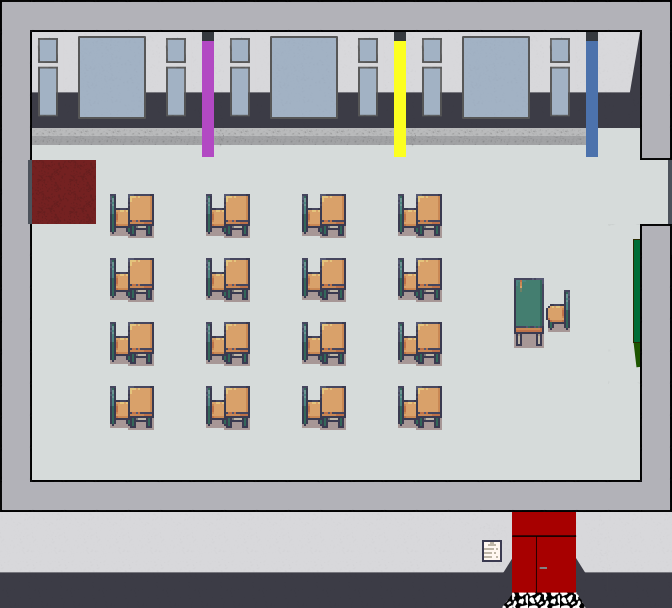

This game map was drawn from its Tiled (.tmx) file and the tilesets committed beside it. A one-line description and the trimmed map source follow:
An orthogonal 21x19 tile map with 32x32 px tiles, 10 tile layers (wall, exit, start, Boden, ...), 5 tilesets.

<map version="1.4" tiledversion="1.4.3" orientation="orthogonal" renderorder="right-down" width="21" height="19" tilewidth="32" tileheight="32" infinite="0" nextlayerid="14" nextobjectid="1">
 <editorsettings>
  <export target="Klassenzimmer.json" format="json" />
 </editorsettings>
 <tileset firstgid="1" name="Boden_Klassenzimmer" tilewidth="32" tileheight="32" tilecount="1" columns="1">
  <image source="Boden_Klassenzimmer.png" width="32" height="32" />
 </tileset>
 <tileset firstgid="2" name="5_Classroom_and_library_32x32" tilewidth="32" tileheight="32" tilecount="544" columns="16">
  <image source="Tilesets/5_Classroom_and_library_32x32.png" width="512" height="1088" />
  <tile id="24">
   <properties>
    <property name="collides" type="bool" value="true" />
   </properties>
  </tile>
  <tile id="27">
   <properties>
    <property name="collides" type="bool" value="true" />
   </properties>
  </tile>
  <tile id="50">
   <properties>
    <property name="collides" type="bool" value="true" />
   </properties>
  </tile>
  <tile id="52">
   <properties>
    <property name="collides" type="bool" value="true" />
   </properties>
  </tile>
  <tile id="53">
   <properties>
    <property name="collides" type="bool" value="true" />
   </properties>
  </tile>
  <tile id="83">
   <properties>
    <property name="collides" type="bool" value="true" />
   </properties>
  </tile>
  <tile id="84">
   <properties>
    <property name="collides" type="bool" value="true" />
   </properties>
  </tile>
  <tile id="86">
   <properties>
    <property name="collides" type="bool" value="true" />
   </properties>
  </tile>
 </tileset>
 <tileset firstgid="546" name="wand" tilewidth="32" tileheight="32" tilecount="184" columns="8">
  <image source="Tilesets/wand.png" width="256" height="736" />
  <tile id="0">
   <properties>
    <property name="collides" type="bool" value="false" />
   </properties>
  </tile>
  <tile id="1">
   <properties>
    <property name="collides" type="bool" value="false" />
   </properties>
  </tile>
  <tile id="2">
   <properties>
    <property name="collides" type="bool" value="false" />
   </properties>
  </tile>
  <tile id="3">
   <properties>
    <property name="collides" type="bool" value="false" />
   </properties>
  </tile>
  <tile id="4">
   <properties>
    <property name="collides" type="bool" value="false" />
   </properties>
  </tile>
  <tile id="5">
   <properties>
    <property name="collides" type="bool" value="false" />
   </properties>
  </tile>
  <tile id="6">
   <properties>
    <property name="collides" type="bool" value="false" />
   </properties>
  </tile>
  <tile id="7">
   <properties>
    <property name="collides" type="bool" value="false" />
   </properties>
  </tile>
  <tile id="8">
   <properties>
    <property name="collides" type="bool" value="false" />
   </properties>
  </tile>
  <tile id="9">
   <properties>
    <property name="collides" type="bool" value="false" />
   </properties>
  </tile>
  <tile id="10">
   <properties>
    <property name="collides" type="bool" value="false" />
   </properties>
  </tile>
  <tile id="11">
   <properties>
    <property name="collides" type="bool" value="false" />
   </properties>
  </tile>
  <tile id="12">
   <properties>
    <property name="collides" type="bool" value="false" />
   </properties>
  </tile>
  <tile id="13">
   <properties>
    <property name="collides" type="bool" value="false" />
   </properties>
  </tile>
  <tile id="14">
   <properties>
    <property name="collides" type="bool" value="false" />
   </properties>
  </tile>
  <tile id="15">
   <properties>
    <property name="collides" type="bool" value="false" />
   </properties>
  </tile>
  <tile id="16">
   <properties>
    <property name="collides" type="bool" value="true" />
   </properties>
  </tile>
  <tile id="17">
   <properties>
    <property name="collides" type="bool" value="true" />
   </properties>
  </tile>
  <tile id="18">
   <properties>
    <property name="collides" type="bool" value="true" />
   </properties>
  </tile>
  <tile id="19">
   <properties>
    <property name="collides" type="bool" value="true" />
   </properties>
  </tile>
  <tile id="20">
   <properties>
    <property name="collides" type="bool" value="true" />
   </properties>
  </tile>
  <tile id="21">
   <properties>
    <property name="collides" type="bool" value="true" />
   </properties>
  </tile>
  <tile id="22">
   <properties>
    <property name="collides" type="bool" value="true" />
   </properties>
  </tile>
  <tile id="23">
   <properties>
    <property name="collides" type="bool" value="true" />
   </properties>
  </tile>
  <tile id="40">
   <properties>
    <property name="collides" type="bool" value="true" />
   </properties>
  </tile>
  <tile id="43">
   <properties>
    <property name="collides" type="bool" value="true" />
   </properties>
  </tile>
  <tile id="53">
   <properties>
    <property name="collides" type="bool" value="true" />
   </properties>
  </tile>
  <tile id="54">
   <properties>
    <property name="collides" type="bool" value="true" />
   </properties>
  </tile>
  <tile id="55">
   <properties>
    <property name="collides" type="bool" value="true" />
   </properties>
  </tile>
  <tile id="61">
   <properties>
    <property name="collides" type="bool" value="true" />
   </properties>
  </tile>
  <tile id="62">
   <properties>
    <property name="collides" type="bool" value="true" />
   </properties>
  </tile>
  <tile id="63">
   <properties>
    <property name="collides" type="bool" value="true" />
   </properties>
  </tile>
  <tile id="69">
   <properties>
    <property name="collides" type="bool" value="true" />
   </properties>
  </tile>
  <tile id="70">
   <properties>
    <property name="collides" type="bool" value="true" />
   </properties>
  </tile>
  <tile id="71">
   <properties>
    <property name="collides" type="bool" value="true" />
   </properties>
  </tile>
  <tile id="72">
   <properties>
    <property name="collides" type="bool" value="true" />
   </properties>
  </tile>
  <tile id="73">
   <properties>
    <property name="collides" type="bool" value="true" />
   </properties>
  </tile>
  <tile id="74">
   <properties>
    <property name="collides" type="bool" value="true" />
   </properties>
  </tile>
  <tile id="75">
   <properties>
    <property name="collides" type="bool" value="true" />
   </properties>
  </tile>
  <tile id="76">
   <properties>
    <property name="collides" type="bool" value="true" />
   </properties>
  </tile>
  <tile id="77">
   <properties>
    <property name="collides" type="bool" value="true" />
   </properties>
  </tile>
  <tile id="78">
   <properties>
    <property name="collides" type="bool" value="true" />
   </properties>
  </tile>
  <tile id="79">
   <properties>
    <property name="collides" type="bool" value="true" />
   </properties>
  </tile>
  <tile id="80">
   <properties>
    <property name="collides" type="bool" value="true" />
   </properties>
  </tile>
  <tile id="81">
   <properties>
    <property name="collides" type="bool" value="true" />
   </properties>
  </tile>
  <tile id="82">
   <properties>
    <property name="collides" type="bool" value="true" />
   </properties>
  </tile>
  <tile id="83">
   <properties>
    <property name="collides" type="bool" value="true" />
   </properties>
  </tile>
  <tile id="84">
   <properties>
    <property name="collides" type="bool" value="true" />
   </properties>
  </tile>
  <tile id="85">
   <properties>
    <property name="collides" type="bool" value="true" />
   </properties>
  </tile>
  <tile id="86">
   <properties>
    <property name="collides" type="bool" value="true" />
   </properties>
  </tile>
  <tile id="87">
   <properties>
    <property name="collides" type="bool" value="true" />
   </properties>
  </tile>
  <tile id="88">
   <properties>
    <property name="collides" type="bool" value="true" />
   </properties>
  </tile>
  <tile id="89">
   <properties>
    <property name="collides" type="bool" value="true" />
   </properties>
  </tile>
  <tile id="90">
   <properties>
    <property name="collides" type="bool" value="true" />
   </properties>
  </tile>
  <tile id="91">
   <properties>
    <property name="collides" type="bool" value="true" />
   </properties>
  </tile>
  <tile id="92">
   <properties>
    <property name="collides" type="bool" value="true" />
   </properties>
  </tile>
  <tile id="93">
   <properties>
    <property name="collides" type="bool" value="true" />
   </properties>
  </tile>
  <tile id="94">
   <properties>
    <property name="collides" type="bool" value="true" />
   </properties>
  </tile>
  <tile id="95">
   <properties>
    <property name="collides" type="bool" value="true" />
   </properties>
  </tile>
  <tile id="96">
   <properties>
    <property name="collides" type="bool" value="true" />
   </properties>
  </tile>
  <tile id="97">
   <properties>
    <property name="collides" type="bool" value="true" />
   </properties>
  </tile>
  <tile id="98">
   <properties>
    <property name="collides" type="bool" value="true" />
   </properties>
  </tile>
  <tile id="99">
   <properties>
    <property name="collides" type="bool" value="true" />
   </properties>
  </tile>
  <tile id="100">
   <properties>
    <property name="collides" type="bool" value="true" />
   </properties>
  </tile>
  <tile id="101">
   <properties>
    <property name="collides" type="bool" value="true" />
   </properties>
  </tile>
  <tile id="102">
   <properties>
    <property name="collides" type="bool" value="true" />
   </properties>
  </tile>
  <tile id="103">
   <properties>
    <property name="collides" type="bool" value="true" />
   </properties>
  </tile>
  <tile id="104">
   <properties>
    <property name="collides" type="bool" value="true" />
   </properties>
  </tile>
  <tile id="105">
   <properties>
    <property name="collides" type="bool" value="true" />
   </properties>
  </tile>
  <tile id="106">
   <properties>
    <property name="collides" type="bool" value="true" />
   </properties>
  </tile>
  <tile id="107">
   <properties>
    <property name="collides" type="bool" value="true" />
   </properties>
  </tile>
  <tile id="108">
   <properties>
    <property name="collides" type="bool" value="true" />
   </properties>
  </tile>
  <tile id="109">
   <properties>
    <property name="collides" type="bool" value="true" />
   </properties>
  </tile>
  <tile id="110">
   <properties>
    <property name="collides" type="bool" value="true" />
   </properties>
  </tile>
  <tile id="111">
   <properties>
    <property name="collides" type="bool" value="true" />
   </properties>
  </tile>
  <tile id="112">
   <properties>
    <property name="collides" type="bool" value="true" />
   </properties>
  </tile>
  <tile id="113">
   <properties>
    <property name="collides" type="bool" value="true" />
   </properties>
  </tile>
  <tile id="114">
   <properties>
    <property name="collides" type="bool" value="true" />
   </properties>
  </tile>
  <tile id="115">
   <properties>
    <property name="collides" type="bool" value="true" />
   </properties>
  </tile>
  <tile id="116">
   <properties>
    <property name="collides" type="bool" value="true" />
   </properties>
  </tile>
  <tile id="117">
   <properties>
    <property name="collides" type="bool" value="true" />
   </properties>
  </tile>
  <tile id="118">
   <properties>
    <property name="collides" type="bool" value="true" />
   </properties>
  </tile>
  <tile id="119">
   <properties>
    <property name="collides" type="bool" value="true" />
   </properties>
  </tile>
  <tile id="120">
   <properties>
    <property name="collides" type="bool" value="true" />
   </properties>
  </tile>
  <tile id="121">
   <properties>
    <property name="collides" type="bool" value="true" />
   </properties>
  </tile>
  <tile id="122">
   <properties>
    <property name="collides" type="bool" value="true" />
   </properties>
  </tile>
  <tile id="123">
   <properties>
    <property name="collides" type="bool" value="true" />
   </properties>
  </tile>
  <tile id="124">
   <properties>
    <property name="collides" type="bool" value="true" />
   </properties>
  </tile>
  <tile id="125">
   <properties>
    <property name="collides" type="bool" value="true" />
   </properties>
  </tile>
  <tile id="126">
   <properties>
    <property name="collides" type="bool" value="true" />
   </properties>
  </tile>
  <tile id="127">
   <properties>
    <property name="collides" type="bool" value="true" />
   </properties>
  </tile>
  <tile id="128">
   <properties>
    <property name="collides" type="bool" value="true" />
   </properties>
  </tile>
  <tile id="129">
   <properties>
    <property name="collides" type="bool" value="true" />
   </properties>
  </tile>
  <tile id="130">
   <properties>
    <property name="collides" type="bool" value="true" />
   </properties>
  </tile>
  <tile id="131">
   <properties>
    <property name="collides" type="bool" value="true" />
   </properties>
  </tile>
  <tile id="132">
   <properties>
    <property name="collides" type="bool" value="true" />
   </properties>
  </tile>
  <tile id="133">
   <properties>
    <property name="collides" type="bool" value="true" />
   </properties>
  </tile>
  <tile id="134">
   <properties>
    <property name="collides" type="bool" value="true" />
   </properties>
  </tile>
  <tile id="135">
   <properties>
    <property name="collides" type="bool" value="true" />
   </properties>
  </tile>
  <tile id="136">
   <properties>
    <property name="collides" type="bool" value="true" />
   </properties>
  </tile>
  <tile id="137">
   <properties>
    <property name="collides" type="bool" value="true" />
   </properties>
  </tile>
  <tile id="138">
   <properties>
    <property name="collides" type="bool" value="true" />
   </properties>
  </tile>
  <tile id="139">
   <properties>
    <property name="collides" type="bool" value="true" />
   </properties>
  </tile>
  <tile id="140">
   <properties>
    <property name="collides" type="bool" value="true" />
   </properties>
  </tile>
  <tile id="141">
   <properties>
    <property name="collides" type="bool" value="true" />
   </properties>
  </tile>
  <tile id="142">
   <properties>
    <property name="collides" type="bool" value="true" />
   </properties>
  </tile>
  <tile id="143">
   <properties>
    <property name="collides" type="bool" value="true" />
   </properties>
  </tile>
  <tile id="144">
   <properties>
    <property name="collides" type="bool" value="true" />
   </properties>
  </tile>
  <tile id="145">
   <properties>
    <property name="collides" type="bool" value="true" />
   </properties>
  </tile>
  <tile id="147">
   <properties>
    <property name="collides" type="bool" value="true" />
   </properties>
  </tile>
  <tile id="148">
   <properties>
    <property name="collides" type="bool" value="true" />
   </properties>
  </tile>
  <tile id="149">
   <properties>
    <property name="collides" type="bool" value="true" />
   </properties>
  </tile>
  <tile id="150">
   <properties>
    <property name="collides" type="bool" value="true" />
   </properties>
  </tile>
  <tile id="151">
   <properties>
    <property name="collides" type="bool" value="true" />
   </properties>
  </tile>
  <tile id="152">
   <properties>
    <property name="collides" type="bool" value="true" />
   </properties>
  </tile>
  <tile id="154">
   <properties>
    <property name="collides" type="bool" value="true" />
   </properties>
  </tile>
  <tile id="159">
   <properties>
    <property name="collides" type="bool" value="true" />
   </properties>
  </tile>
  <tile id="181">
   <properties>
    <property name="collides" type="bool" value="true" />
   </properties>
  </tile>
 </tileset>
 <tileset firstgid="730" name="Tafelranz" tilewidth="32" tileheight="32" tilecount="5" columns="1">
  <image source="Tilesets/Tafelranz.png" width="32" height="160" />
 </tileset>
 <tileset firstgid="735" name="boden" tilewidth="32" tileheight="32" tilecount="12" columns="4">
  <image source="Tilesets/boden.png" width="128" height="96" />
 </tileset>
 <layer id="12" name="wall" width="21" height="19">
  <data>[399 cells, 8 non-empty, 1 distinct tile ids]</data>
 </layer>
 <layer id="11" name="exit" width="21" height="19">
  <properties>
   <property name="exitUrl" value="../master/test.json#klassenzimmerzurueck" />
  </properties>
  <data>[399 cells, 2 non-empty, 1 distinct tile ids]</data>
 </layer>
 <layer id="6" name="start" width="21" height="19">
  <data>[399 cells, 2 non-empty, 1 distinct tile ids]</data>
 </layer>
 <layer id="3" name="Boden" width="21" height="19">
  <data>[399 cells, 399 non-empty, 4 distinct tile ids]</data>
 </layer>
 <layer id="4" name="Stühle" width="21" height="19">
  <data>[399 cells, 69 non-empty, 9 distinct tile ids]</data>
 </layer>
 <layer id="5" name="Wände" width="21" height="19">
  <data>[399 cells, 190 non-empty, 36 distinct tile ids]</data>
 </layer>
 <layer id="8" name="Säulen" width="21" height="19">
  <properties>
   <property name="collides" type="bool" value="true" />
  </properties>
  <data>[399 cells, 27 non-empty, 15 distinct tile ids]</data>
 </layer>
 <objectgroup id="2" name="floorLayer" />
 <layer id="7" name="Tafel" width="21" height="19">
  <data>[399 cells, 5 non-empty, 5 distinct tile ids]</data>
 </layer>
 <layer id="9" name="overlay" width="21" height="19">
  <data>[399 cells, 90 non-empty, 18 distinct tile ids]</data>
 </layer>
 <layer id="13" name="overoverlay" width="21" height="19">
  <data>[399 cells, 2 non-empty, 2 distinct tile ids]</data>
 </layer>
</map>
